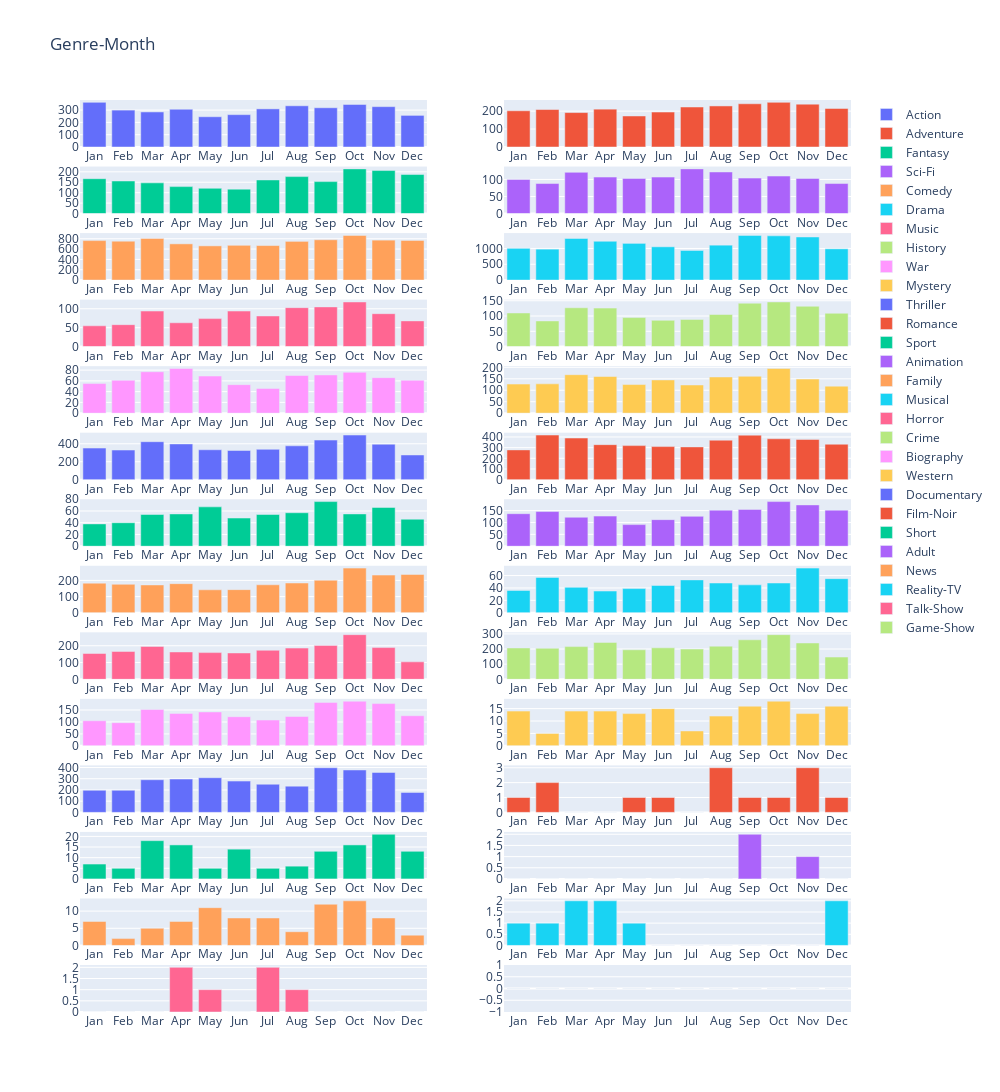

The cell this chart's notebook holds for it:
### Code cell
num_row, num_col = 14, 2
fig = make_subplots(rows=num_row, cols=num_col)


cur_row = 0
cur_col = 0
for genre in all_genres:
    if(cur_col == num_col):
        cur_col = 0
        cur_row += 1
    fig.add_trace(
        go.Bar(x=months, y=genre_dict[genre], name=genre),
        cur_row+1, cur_col+1
    )
    cur_col += 1
fig.update_layout(
    height=2800, 
    width=1000,
    title_text="Genre-Month"
)
fig.show()

### Figure 1 — Plotly figure (JSON) as saved in the notebook; plotly's stock layout.template omitted (floating-point values rounded to 4 significant figures)
{"data": [{"name": "Action", "type": "bar", "x": ["Jan", "Feb", "Mar", "Apr", "May", "Jun", "Jul", "Aug", "Sep", "Oct", "Nov", "Dec"], "xaxis": "x", "y": [363, 300, 285, 307, 246, 263, 310, 335, 319, 346, 328, 257], "yaxis": "y"}, {"name": "Adventure", "type": "bar", "x": ["Jan", "Feb", "Mar", "Apr", "May", "Jun", "Jul", "Aug", "Sep", "Oct", "Nov", "Dec"], "xaxis": "x2", "y": [202, 209, 192, 211, 173, 195, 223, 229, 241, 249, 239, 215], "yaxis": "y2"}, {"name": "Fantasy", "type": "bar", "x": ["Jan", "Feb", "Mar", "Apr", "May", "Jun", "Jul", "Aug", "Sep", "Oct", "Nov", "Dec"], "xaxis": "x3", "y": [167, 156, 147, 129, 121, 117, 161, 177, 153, 214, 206, 187], "yaxis": "y3"}, {"name": "Sci-Fi", "type": "bar", "x": ["Jan", "Feb", "Mar", "Apr", "May", "Jun", "Jul", "Aug", "Sep", "Oct", "Nov", "Dec"], "xaxis": "x4", "y": [100, 88, 121, 107, 103, 107, 131, 122, 104, 110, 103, 88], "yaxis": "y4"}, {"name": "Comedy", "type": "bar", "x": ["Jan", "Feb", "Mar", "Apr", "May", "Jun", "Jul", "Aug", "Sep", "Oct", "Nov", "Dec"], "xaxis": "x5", "y": [764, 752, 807, 701, 662, 673, 668, 749, 780, 864, 773, 768], "yaxis": "y5"}, {"name": "Drama", "type": "bar", "x": ["Jan", "Feb", "Mar", "Apr", "May", "Jun", "Jul", "Aug", "Sep", "Oct", "Nov", "Dec"], "xaxis": "x6", "y": [1004, 978, 1316, 1228, 1161, 1052, 936, 1104, 1412, 1399, 1363, 988], "yaxis": "y6"}, {"name": "Music", "type": "bar", "x": ["Jan", "Feb", "Mar", "Apr", "May", "Jun", "Jul", "Aug", "Sep", "Oct", "Nov", "Dec"], "xaxis": "x7", "y": [55, 58, 94, 63, 74, 94, 81, 103, 105, 118, 87, 68], "yaxis": "y7"}, {"name": "History", "type": "bar", "x": ["Jan", "Feb", "Mar", "Apr", "May", "Jun", "Jul", "Aug", "Sep", "Oct", "Nov", "Dec"], "xaxis": "x8", "y": [110, 84, 127, 126, 95, 86, 89, 105, 142, 146, 132, 109], "yaxis": "y8"}, {"name": "War", "type": "bar", "x": ["Jan", "Feb", "Mar", "Apr", "May", "Jun", "Jul", "Aug", "Sep", "Oct", "Nov", "Dec"], "xaxis": "x9", "y": [55, 61, 77, 83, 69, 53, 46, 70, 71, 76, 66, 61], "yaxis": "y9"}, {"name": "Mystery", "type": "bar", "x": ["Jan", "Feb", "Mar", "Apr", "May", "Jun", "Jul", "Aug", "Sep", "Oct", "Nov", "Dec"], "xaxis": "x10", "y": [127, 128, 168, 160, 125, 145, 123, 158, 161, 195, 149, 118], "yaxis": "y10"}, {"name": "Thriller", "type": "bar", "x": ["Jan", "Feb", "Mar", "Apr", "May", "Jun", "Jul", "Aug", "Sep", "Oct", "Nov", "Dec"], "xaxis": "x11", "y": [352, 330, 423, 398, 333, 325, 338, 377, 441, 497, 395, 275], "yaxis": "y11"}, {"name": "Romance", "type": "bar", "x": ["Jan", "Feb", "Mar", "Apr", "May", "Jun", "Jul", "Aug", "Sep", "Oct", "Nov", "Dec"], "xaxis": "x12", "y": [279, 418, 390, 328, 319, 310, 307, 370, 417, 383, 377, 332], "yaxis": "y12"}, {"name": "Sport", "type": "bar", "x": ["Jan", "Feb", "Mar", "Apr", "May", "Jun", "Jul", "Aug", "Sep", "Oct", "Nov", "Dec"], "xaxis": "x13", "y": [38, 40, 54, 55, 67, 48, 54, 57, 76, 55, 66, 46], "yaxis": "y13"}, {"name": "Animation", "type": "bar", "x": ["Jan", "Feb", "Mar", "Apr", "May", "Jun", "Jul", "Aug", "Sep", "Oct", "Nov", "Dec"], "xaxis": "x14", "y": [137, 146, 122, 127, 91, 112, 126, 152, 155, 188, 174, 152], "yaxis": "y14"}, {"name": "Family", "type": "bar", "x": ["Jan", "Feb", "Mar", "Apr", "May", "Jun", "Jul", "Aug", "Sep", "Oct", "Nov", "Dec"], "xaxis": "x15", "y": [183, 176, 172, 180, 142, 143, 173, 184, 201, 276, 233, 237], "yaxis": "y15"}, {"name": "Musical", "type": "bar", "x": ["Jan", "Feb", "Mar", "Apr", "May", "Jun", "Jul", "Aug", "Sep", "Oct", "Nov", "Dec"], "xaxis": "x16", "y": [36, 57, 41, 35, 39, 44, 53, 48, 45, 48, 72, 55], "yaxis": "y16"}, {"name": "Horror", "type": "bar", "x": ["Jan", "Feb", "Mar", "Apr", "May", "Jun", "Jul", "Aug", "Sep", "Oct", "Nov", "Dec"], "xaxis": "x17", "y": [154, 166, 196, 163, 159, 157, 173, 186, 202, 266, 189, 104], "yaxis": "y17"}, {"name": "Crime", "type": "bar", "x": ["Jan", "Feb", "Mar", "Apr", "May", "Jun", "Jul", "Aug", "Sep", "Oct", "Nov", "Dec"], "xaxis": "x18", "y": [207, 205, 216, 244, 195, 208, 200, 219, 261, 295, 240, 147], "yaxis": "y18"}, {"name": "Biography", "type": "bar", "x": ["Jan", "Feb", "Mar", "Apr", "May", "Jun", "Jul", "Aug", "Sep", "Oct", "Nov", "Dec"], "xaxis": "x19", "y": [105, 97, 152, 136, 142, 122, 108, 123, 182, 187, 177, 126], "yaxis": "y19"}, {"name": "Western", "type": "bar", "x": ["Jan", "Feb", "Mar", "Apr", "May", "Jun", "Jul", "Aug", "Sep", "Oct", "Nov", "Dec"], "xaxis": "x20", "y": [14, 5, 14, 14, 13, 15, 6, 12, 16, 18, 13, 16], "yaxis": "y20"}, {"name": "Documentary", "type": "bar", "x": ["Jan", "Feb", "Mar", "Apr", "May", "Jun", "Jul", "Aug", "Sep", "Oct", "Nov", "Dec"], "xaxis": "x21", "y": [197, 197, 291, 297, 309, 279, 251, 234, 398, 378, 356, 178], "yaxis": "y21"}, {"name": "Film-Noir", "type": "bar", "x": ["Jan", "Feb", "Mar", "Apr", "May", "Jun", "Jul", "Aug", "Sep", "Oct", "Nov", "Dec"], "xaxis": "x22", "y": [1, 2, 0, 0, 1, 1, 0, 3, 1, 1, 3, 1], "yaxis": "y22"}, {"name": "Short", "type": "bar", "x": ["Jan", "Feb", "Mar", "Apr", "May", "Jun", "Jul", "Aug", "Sep", "Oct", "Nov", "Dec"], "xaxis": "x23", "y": [7, 5, 18, 16, 5, 14, 5, 6, 13, 16, 21, 13], "yaxis": "y23"}, {"name": "Adult", "type": "bar", "x": ["Jan", "Feb", "Mar", "Apr", "May", "Jun", "Jul", "Aug", "Sep", "Oct", "Nov", "Dec"], "xaxis": "x24", "y": [0, 0, 0, 0, 0, 0, 0, 0, 2, 0, 1, 0], "yaxis": "y24"}, {"name": "News", "type": "bar", "x": ["Jan", "Feb", "Mar", "Apr", "May", "Jun", "Jul", "Aug", "Sep", "Oct", "Nov", "Dec"], "xaxis": "x25", "y": [7, 2, 5, 7, 11, 8, 8, 4, 12, 13, 8, 3], "yaxis": "y25"}, {"name": "Reality-TV", "type": "bar", "x": ["Jan", "Feb", "Mar", "Apr", "May", "Jun", "Jul", "Aug", "Sep", "Oct", "Nov", "Dec"], "xaxis": "x26", "y": [1, 1, 2, 2, 1, 0, 0, 0, 0, 0, 0, 2], "yaxis": "y26"}, {"name": "Talk-Show", "type": "bar", "x": ["Jan", "Feb", "Mar", "Apr", "May", "Jun", "Jul", "Aug", "Sep", "Oct", "Nov", "Dec"], "xaxis": "x27", "y": [0, 0, 0, 2, 1, 0, 2, 1, 0, 0, 0, 0], "yaxis": "y27"}, {"name": "Game-Show", "type": "bar", "x": ["Jan", "Feb", "Mar", "Apr", "May", "Jun", "Jul", "Aug", "Sep", "Oct", "Nov", "Dec"], "xaxis": "x28", "y": [0, 0, 0, 0, 0, 0, 0, 0, 0, 0, 0, 0], "yaxis": "y28"}], "layout": {"height": 2800, "title": {"text": "Genre-Month"}, "width": 1000, "xaxis": {"anchor": "y", "domain": [0, 0.45]}, "xaxis10": {"anchor": "y10", "domain": [0.55, 1]}, "xaxis11": {"anchor": "y11", "domain": [0, 0.45]}, "xaxis12": {"anchor": "y12", "domain": [0.55, 1]}, "xaxis13": {"anchor": "y13", "domain": [0, 0.45]}, "xaxis14": {"anchor": "y14", "domain": [0.55, 1]}, "xaxis15": {"anchor": "y15", "domain": [0, 0.45]}, "xaxis16": {"anchor": "y16", "domain": [0.55, 1]}, "xaxis17": {"anchor": "y17", "domain": [0, 0.45]}, "xaxis18": {"anchor": "y18", "domain": [0.55, 1]}, "xaxis19": {"anchor": "y19", "domain": [0, 0.45]}, "xaxis2": {"anchor": "y2", "domain": [0.55, 1]}, "xaxis20": {"anchor": "y20", "domain": [0.55, 1]}, "xaxis21": {"anchor": "y21", "domain": [0, 0.45]}, "xaxis22": {"anchor": "y22", "domain": [0.55, 1]}, "xaxis23": {"anchor": "y23", "domain": [0, 0.45]}, "xaxis24": {"anchor": "y24", "domain": [0.55, 1]}, "xaxis25": {"anchor": "y25", "domain": [0, 0.45]}, "xaxis26": {"anchor": "y26", "domain": [0.55, 1]}, "xaxis27": {"anchor": "y27", "domain": [0, 0.45]}, "xaxis28": {"anchor": "y28", "domain": [0.55, 1]}, "xaxis3": {"anchor": "y3", "domain": [0, 0.45]}, "xaxis4": {"anchor": "y4", "domain": [0.55, 1]}, "xaxis5": {"anchor": "y5", "domain": [0, 0.45]}, "xaxis6": {"anchor": "y6", "domain": [0.55, 1]}, "xaxis7": {"anchor": "y7", "domain": [0, 0.45]}, "xaxis8": {"anchor": "y8", "domain": [0.55, 1]}, "xaxis9": {"anchor": "y9", "domain": [0, 0.45]}, "yaxis": {"anchor": "x", "domain": [0.9485, 1]}, "yaxis10": {"anchor": "x10", "domain": [0.6566, 0.7082]}, "yaxis11": {"anchor": "x11", "domain": [0.5837, 0.6352]}, "yaxis12": {"anchor": "x12", "domain": [0.5837, 0.6352]}, "yaxis13": {"anchor": "x13", "domain": [0.5107, 0.5622]}, "yaxis14": {"anchor": "x14", "domain": [0.5107, 0.5622]}, "yaxis15": {"anchor": "x15", "domain": [0.4378, 0.4893]}, "yaxis16": {"anchor": "x16", "domain": [0.4378, 0.4893]}, "yaxis17": {"anchor": "x17", "domain": [0.3648, 0.4163]}, "yaxis18": {"anchor": "x18", "domain": [0.3648, 0.4163]}, "yaxis19": {"anchor": "x19", "domain": [0.2918, 0.3434]}, "yaxis2": {"anchor": "x2", "domain": [0.9485, 1]}, "yaxis20": {"anchor": "x20", "domain": [0.2918, 0.3434]}, "yaxis21": {"anchor": "x21", "domain": [0.2189, 0.2704]}, "yaxis22": {"anchor": "x22", "domain": [0.2189, 0.2704]}, "yaxis23": {"anchor": "x23", "domain": [0.1459, 0.1974]}, "yaxis24": {"anchor": "x24", "domain": [0.1459, 0.1974]}, "yaxis25": {"anchor": "x25", "domain": [0.07296, 0.1245]}, "yaxis26": {"anchor": "x26", "domain": [0.07296, 0.1245]}, "yaxis27": {"anchor": "x27", "domain": [0, 0.05153]}, "yaxis28": {"anchor": "x28", "domain": [0, 0.05153]}, "yaxis3": {"anchor": "x3", "domain": [0.8755, 0.927]}, "yaxis4": {"anchor": "x4", "domain": [0.8755, 0.927]}, "yaxis5": {"anchor": "x5", "domain": [0.8026, 0.8541]}, "yaxis6": {"anchor": "x6", "domain": [0.8026, 0.8541]}, "yaxis7": {"anchor": "x7", "domain": [0.7296, 0.7811]}, "yaxis8": {"anchor": "x8", "domain": [0.7296, 0.7811]}, "yaxis9": {"anchor": "x9", "domain": [0.6566, 0.7082]}}}
